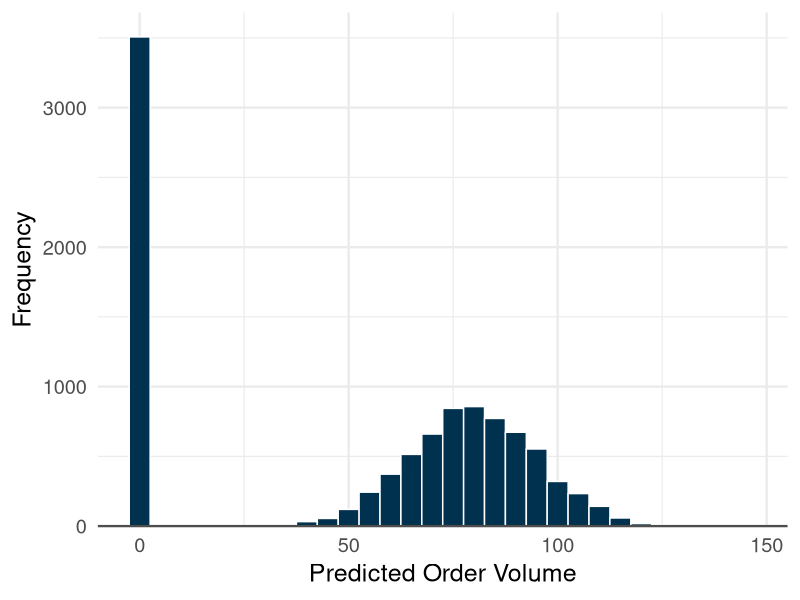
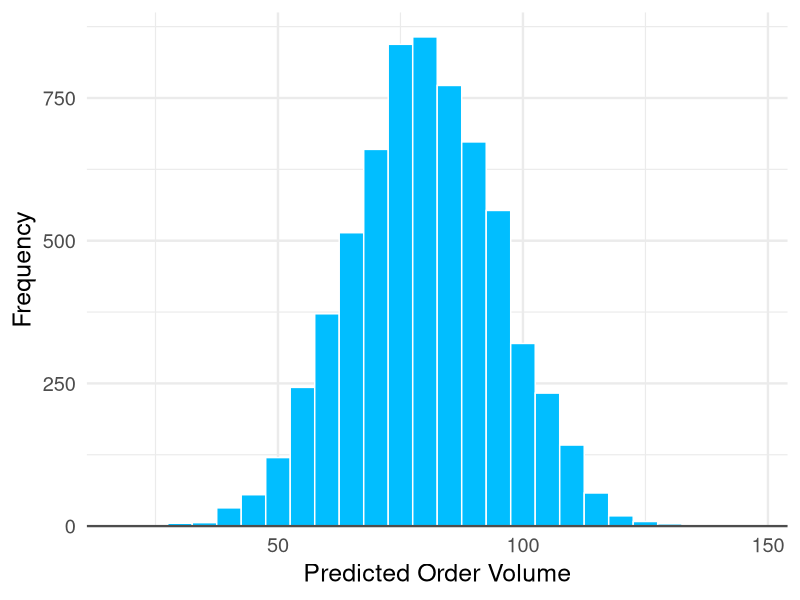
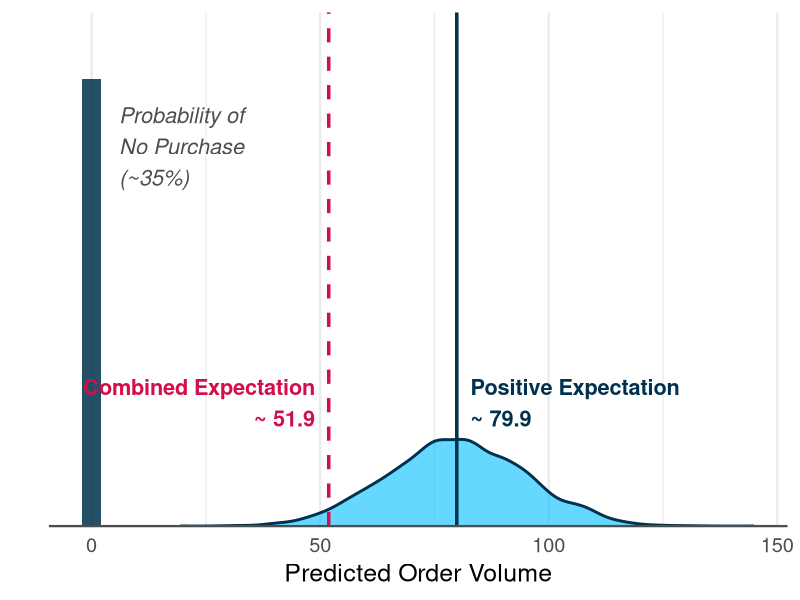
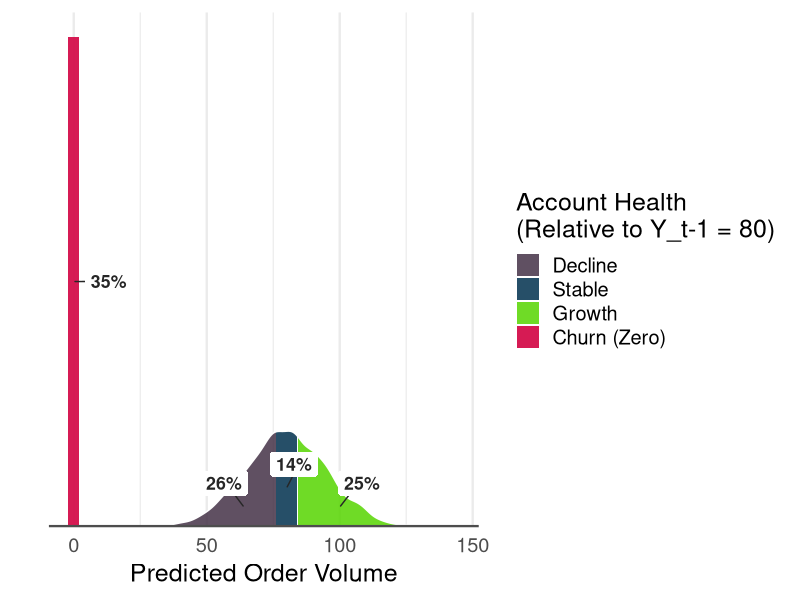
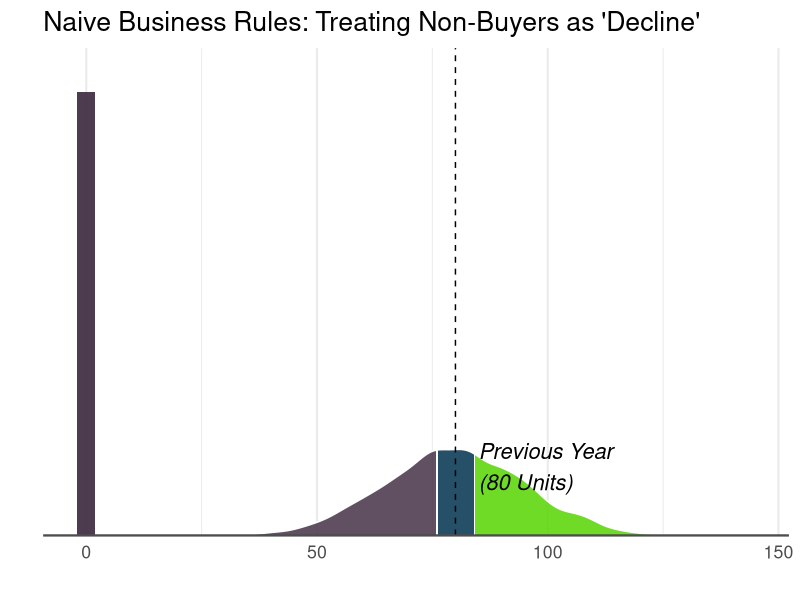
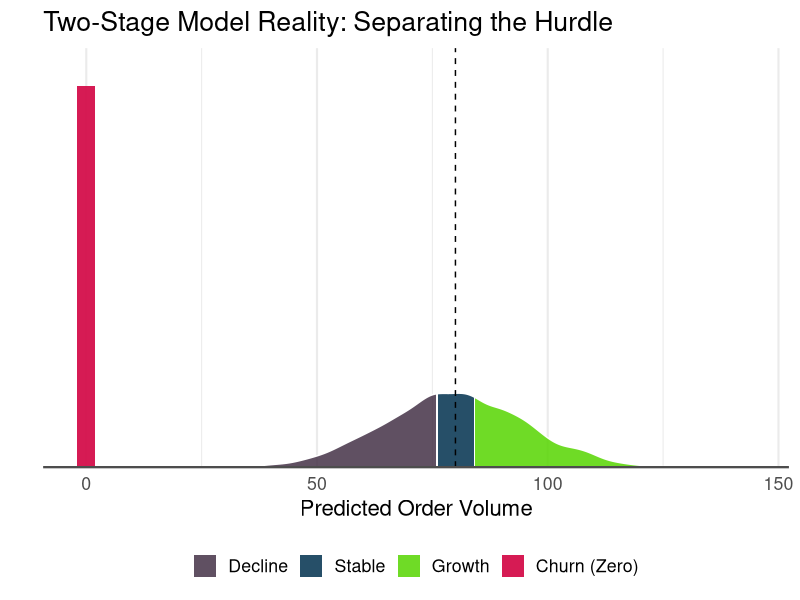
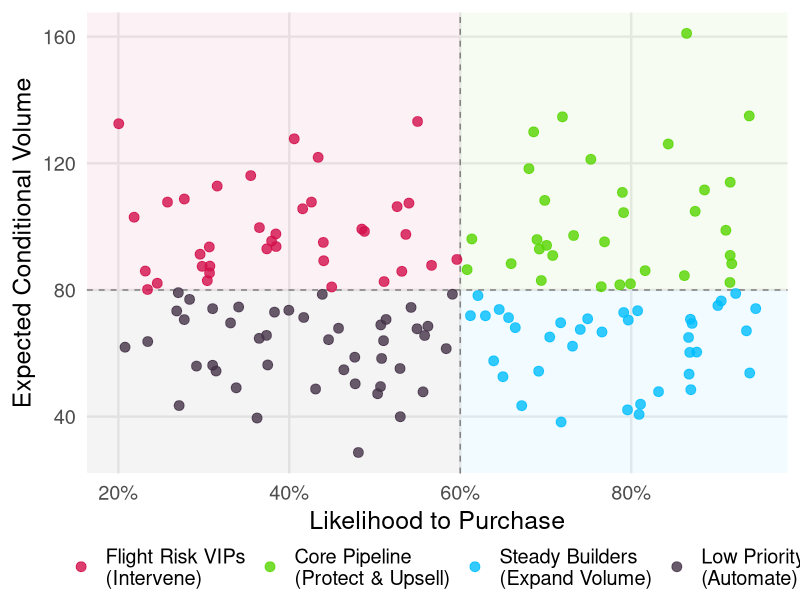
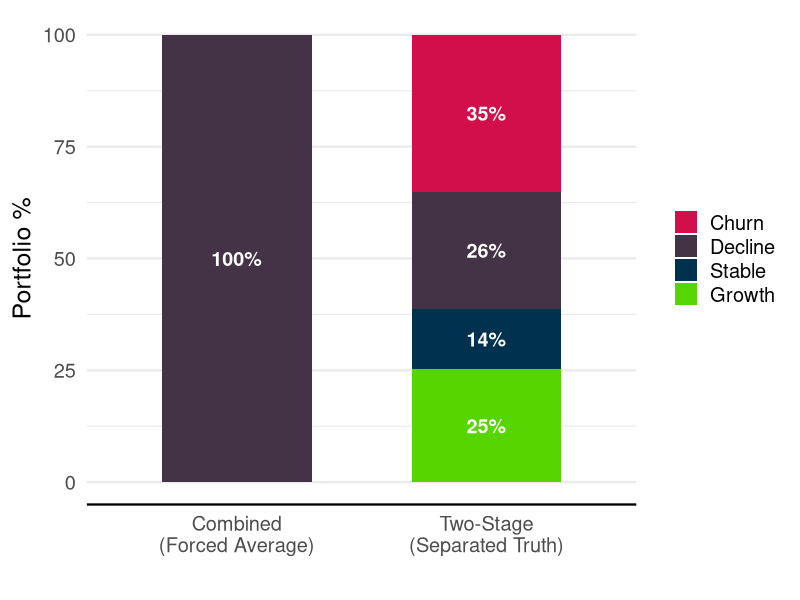

Here is the R script that generated these plots, in order:
## ---- chunk 1
#| label: setup
#| include: false

# Load necessary libraries
library(tidyverse)
library(scales)
library(ggrepel)

# Set global ggplot text sizes (in mm) to match the PowerPoint target font size
update_geom_defaults("text", list(size = 5.5))

# Define the custom color palette
my_colors <- c(
    "Churn (Zero)" = "#D30F4B", # Raspberry
    "Decline"      = "#443247", # Dark Purple
    "Stable"       = "#00314E", # Dark Ocean Blue
    "Growth"       = "#56D500", # Deep Chartreuse
    "Capri"        = "#01BEFF" # Capri (Baseline)
)

# ---------------------------------------------------------
# 1. Data Generation (Individual Customer Prediction Scenario)
# ---------------------------------------------------------
set.seed(42)
n_simulations <- 10000
prob_zero <- 0.35 # ~35% probability of No Purchase

# Generate two-stage (0 or 1)
bought_anything <- rbinom(n_simulations, 1, 1 - prob_zero)

# Generate positive outcomes (normal around 80)
positive_amounts <- rnorm(n_simulations, mean = 80, sd = 15)

# Combine into a single predictive dataset
df <- tibble(
    bought = bought_anything == 1,
    amount = ifelse(bought, positive_amounts, 0)
)

# ---------------------------------------------------------
# 2. Key Metrics & Density Calculations
# ---------------------------------------------------------
p_zero <- mean(df$amount == 0)
p_pos <- 1 - p_zero

exp_total <- mean(df$amount) # E[Y]
exp_positive <- mean(df$amount[df$amount > 0]) # E[Y|Y>0]

# Spike dimensions (Area = p_zero)
spike_width <- 4
spike_height <- p_zero / spike_width

# Positive density (Area = p_pos)
pos_data <- df |>
    filter(amount > 0) |>
    pull(amount)
dens <- density(pos_data, from = min(pos_data), to = max(pos_data))

# Base density dataframe
dens_df <- tibble(
    amount = dens$x,
    density = dens$y * p_pos
)

# Add classification categories directly to the density data
last_year_val <- 80
dens_df <- dens_df |>
    mutate(
        Category = case_when(
            amount < (last_year_val * 0.95) ~ "Decline",
            amount >= (last_year_val * 0.95) & amount <= (last_year_val * 1.05) ~ "Stable",
            amount > (last_year_val * 1.05) ~ "Growth"
        ),
        Category = factor(Category, levels = c("Decline", "Stable", "Growth"))
    )

# Calculate exact proportions for text labels
prop_churn <- p_zero
prop_decline <- mean(df$amount > 0 & df$amount < (last_year_val * 0.95))
prop_stable <- mean(df$amount >= (last_year_val * 0.95) & df$amount <= (last_year_val * 1.05))
prop_growth <- mean(df$amount > (last_year_val * 1.05))
max_dens <- max(dens_df$density)

## ---- chunk 2
#| fig-width: 5
#| fig-height: 3.5
df |>
    ggplot(aes(x = amount)) +
    geom_histogram(binwidth = 5, fill = my_colors["Stable"], color = "white") +
    scale_y_continuous(expand = expansion(mult = c(0, 0.05))) +
    theme_minimal(base_size = 18) +
    theme(axis.line.x = element_line(color = "gray30", linewidth = 0.8)) +
    labs(x = "Predicted Order Volume", y = "Frequency")

## ---- chunk 3
#| fig-width: 5
#| fig-height: 3.5
df |>
    filter(amount > 0) |>
    ggplot(aes(x = amount)) +
    geom_histogram(binwidth = 5, fill = my_colors["Capri"], color = "white") +
    scale_y_continuous(expand = expansion(mult = c(0, 0.05))) +
    theme_minimal(base_size = 18) +
    theme(axis.line.x = element_line(color = "gray30", linewidth = 0.8)) +
    labs(x = "Predicted Order Volume", y = "Frequency")

## ---- chunk 4
#| fig-width: 9
#| fig-height: 4
ggplot() +
    # The Zero Spike
    geom_col(aes(x = 0, y = spike_height), width = spike_width, fill = my_colors["Stable"], alpha = 0.85) +

    # The Positive Density Ribbon
    geom_ribbon(data = dens_df, aes(x = amount, ymin = 0, ymax = density), fill = my_colors["Capri"], alpha = 0.6) +
    geom_line(data = dens_df, aes(x = amount, y = density), color = my_colors["Stable"], linewidth = 1) +

    # Expectation Lines
    geom_vline(xintercept = exp_total, color = my_colors["Churn (Zero)"], linetype = "dashed", linewidth = 1.2) +
    geom_vline(xintercept = exp_positive, color = my_colors["Stable"], linewidth = 1.2) +

    # Annotations (Expectations)
    annotate("text",
        x = exp_total - 3, y = max_dens * 1.15,
        label = paste("Combined Expectation\n~", round(exp_total, 1)),
        color = my_colors["Churn (Zero)"], fontface = "bold", hjust = 1, vjust = 0
    ) +
    annotate("text",
        x = exp_positive + 3, y = max_dens * 1.15,
        label = paste("Positive Expectation\n~", round(exp_positive, 1)),
        color = my_colors["Stable"], fontface = "bold", hjust = 0, vjust = 0
    ) +

    # Annotation (Individual Probability of No Purchase)
    annotate("text",
        x = spike_width + 2, y = spike_height * 0.85,
        label = paste0("Probability of\nNo Purchase\n(~", round(p_zero * 100), "%)"),
        color = "gray30", fontface = "italic", hjust = 0
    ) +

    # Force flush to the bottom, leave 15% padding at the top for labels
    scale_y_continuous(expand = expansion(mult = c(0, 0.15))) +

    # Clean Styling & X-Axis Line
    theme_minimal(base_size = 18) +
    theme(
        axis.text.y = element_blank(),
        axis.ticks.y = element_blank(),
        panel.grid.major.y = element_blank(),
        panel.grid.minor.y = element_blank(),
        axis.line.x = element_line(color = "gray30", linewidth = 0.8)
    ) +
    labs(x = "Predicted Order Volume", y = "")

## ---- chunk 5
#| fig-width: 9
#| fig-height: 4

label_df <- tibble(
    x = c(0, last_year_val * 0.8, last_year_val, last_year_val * 1.25),
    y = c(spike_height * 0.5, max_dens * 0.2, max_dens * 0.4, max_dens * 0.2),
    label = c(percent(prop_churn, accuracy = 1), percent(prop_decline, accuracy = 1), percent(prop_stable, accuracy = 1), percent(prop_growth, accuracy = 1))
)

ggplot() +
    # The Zero Spike (CHURN)
    geom_col(aes(x = 0, y = spike_height, fill = "Churn (Zero)"), width = spike_width, alpha = 0.95) +

    # The Positive Density Ribbon (Colored by Growth/Stable/Decline)
    geom_ribbon(data = dens_df, aes(x = amount, ymin = 0, ymax = density, fill = Category), alpha = 0.85) +

    # A thin line to define the curve's upper edge
    geom_line(data = dens_df, aes(x = amount, y = density), color = "white", linewidth = 0.5) +

    # Text Overlays for Proportions using ggrepel
    geom_label_repel(
        data = label_df, aes(x = x, y = y, label = label),
        color = "gray15", fill = "white", fontface = "bold", size = 4.5,
        label.size = 0, label.padding = unit(0.3, "lines"),
        min.segment.length = 0, box.padding = 0.5
    ) +

    # Apply the custom color palette
    scale_fill_manual(
        name = "Account Health\n(Relative to Y_t-1 = 80)",
        values = my_colors
    ) +

    # Force the bottom of the plot to sit exactly at y = 0
    scale_y_continuous(expand = expansion(mult = c(0, 0.05))) +

    # Clean Styling & X-Axis Line
    theme_minimal(base_size = 18) +
    theme(
        axis.text.y = element_blank(), axis.ticks.y = element_blank(),
        panel.grid.major.y = element_blank(), panel.grid.minor.y = element_blank(),
        legend.position = "right",
        axis.line.x = element_line(color = "gray30", linewidth = 0.8)
    ) +
    labs(x = "Predicted Order Volume", y = "")

## ---- chunk 6
#| fig-width: 10
#| fig-height: 5

# Plot A: The Naive Business Rule (The Illusion)
# Here, the zero-spike is treated as just a very severe "Decline"
ggplot() +
    geom_col(aes(x = 0, y = spike_height, fill = "Decline"), width = spike_width, alpha = 0.95) +
    geom_ribbon(data = dens_df, aes(x = amount, ymin = 0, ymax = density, fill = Category), alpha = 0.85) +
    geom_line(data = dens_df, aes(x = amount, y = density), color = "white", linewidth = 0.5) +
    geom_vline(xintercept = last_year_val, color = "black", linetype = "dashed") +
    annotate("text",
        x = last_year_val + 5, y = max_dens * 0.8,
        label = "Previous Year\n(80 Units)", hjust = 0, fontface = "italic"
    ) +
    scale_fill_manual(values = my_colors) +
    scale_y_continuous(expand = expansion(mult = c(0, 0.1))) +
    theme_minimal(base_size = 16) +
    theme(
        axis.text.y = element_blank(), axis.ticks.y = element_blank(),
        panel.grid.major.y = element_blank(), panel.grid.minor.y = element_blank(),
        axis.line.x = element_line(color = "gray30", linewidth = 0.8),
        legend.position = "none" # Hide legend to keep focus on the colors
    ) +
    labs(
        title = "Naive Business Rules: Treating Non-Buyers as 'Decline'",
        x = "", y = ""
    )
## ---- chunk 7
#| fig-width: 10
#| fig-height: 5

# Plot B: The Two-Stage Reality (Isolating Churn)
# Here, the exact same zero-spike is isolated as "Churn"
ggplot() +
    geom_col(aes(x = 0, y = spike_height, fill = "Churn (Zero)"), width = spike_width, alpha = 0.95) +
    geom_ribbon(data = dens_df, aes(x = amount, ymin = 0, ymax = density, fill = Category), alpha = 0.85) +
    geom_line(data = dens_df, aes(x = amount, y = density), color = "white", linewidth = 0.5) +
    geom_vline(xintercept = last_year_val, color = "black", linetype = "dashed") +
    scale_fill_manual(values = my_colors) +
    scale_y_continuous(expand = expansion(mult = c(0, 0.1))) +
    theme_minimal(base_size = 16) +
    theme(
        axis.text.y = element_blank(), axis.ticks.y = element_blank(),
        panel.grid.major.y = element_blank(), panel.grid.minor.y = element_blank(),
        axis.line.x = element_line(color = "gray30", linewidth = 0.8),
        legend.position = "bottom",
        legend.title = element_blank()
    ) +
    labs(
        title = "Two-Stage Model Reality: Separating the Hurdle",
        x = "Predicted Order Volume", y = ""
    )
## ---- chunk 8
#| fig-width: 6.5
#| fig-height: 5

# Generate synthetic territory data (e.g., 150 accounts a rep manages)
set.seed(123)
territory_df <- tibble(
    account_id = 1:150,
    prob_buy = runif(150, 0.2, 0.95), # Probability of purchase (1 - P_zero)
    exp_vol = rnorm(150, mean = 80, sd = 25) # Conditional expected volume
) |>
    # Define the quadrants based on median or business-logic splits
    mutate(
        Action = case_when(
            prob_buy < 0.6 & exp_vol >= 80 ~ "Flight Risk VIPs\n(Intervene)",
            prob_buy >= 0.6 & exp_vol >= 80 ~ "Core Pipeline\n(Protect & Upsell)",
            prob_buy < 0.6 & exp_vol < 80 ~ "Low Priority\n(Automate)",
            prob_buy >= 0.6 & exp_vol < 80 ~ "Steady Builders\n(Expand Volume)"
        ),
        Action = factor(Action, levels = c("Flight Risk VIPs\n(Intervene)", "Core Pipeline\n(Protect & Upsell)", "Steady Builders\n(Expand Volume)", "Low Priority\n(Automate)"))
    )

# Define quadrant colors using your palette
quad_colors <- c(
    "Flight Risk VIPs\n(Intervene)" = my_colors[["Churn (Zero)"]], # Raspberry
    "Core Pipeline\n(Protect & Upsell)" = my_colors[["Growth"]], # Chartreuse
    "Steady Builders\n(Expand Volume)" = my_colors[["Capri"]], # Capri
    "Low Priority\n(Automate)" = my_colors[["Decline"]] # Dark Purple
)

territory_df |>
    ggplot(aes(x = prob_buy, y = exp_vol, color = Action)) +

    # Background quadrant shading (subtle)
    annotate("rect", xmin = -Inf, xmax = 0.6, ymin = 80, ymax = Inf, fill = my_colors[["Churn (Zero)"]], alpha = 0.05) +
    annotate("rect", xmin = 0.6, xmax = Inf, ymin = 80, ymax = Inf, fill = my_colors[["Growth"]], alpha = 0.05) +
    annotate("rect", xmin = -Inf, xmax = 0.6, ymin = -Inf, ymax = 80, fill = my_colors[["Decline"]], alpha = 0.05) +
    annotate("rect", xmin = 0.6, xmax = Inf, ymin = -Inf, ymax = 80, fill = my_colors[["Capri"]], alpha = 0.05) +

    # Quadrant divider lines
    geom_hline(yintercept = 80, linetype = "dashed", color = "gray50") +
    geom_vline(xintercept = 0.6, linetype = "dashed", color = "gray50") +

    # The scatter points
    geom_point(size = 3, alpha = 0.8) +

    # Apply colors
    scale_color_manual(values = quad_colors) +

    # Formatting
    scale_x_continuous(labels = percent) +
    theme_minimal(base_size = 18) +
    theme(
        legend.position = "bottom",
        legend.title = element_blank(),
        panel.grid.minor = element_blank(),
        legend.margin = margin(t = -10)
    ) +
    labs(
        x = "Likelihood to Purchase",
        y = "Expected Conditional Volume"
    )
## ---- chunk 9
#| fig-width: 6.5
#| fig-height: 4.5
class_df <- tibble(
    Model = c(rep("Combined\n(Forced Average)", 4), rep("Two-Stage\n(Separated Truth)", 4)),
    Category = rep(c("Churn", "Decline", "Stable", "Growth"), 2),
    Percentage = c(
        0, 100, 0, 0,
        p_zero * 100, prop_decline * 100, prop_stable * 100, prop_growth * 100
    )
) |>
    mutate(Category = factor(Category, levels = c("Churn", "Decline", "Stable", "Growth")))

ggplot(class_df, aes(x = Model, y = Percentage, fill = Category)) +
    geom_col(position = "stack", width = 0.6) +
    scale_fill_manual(values = c(
        "Churn" = my_colors[["Churn (Zero)"]],
        "Decline" = my_colors[["Decline"]],
        "Stable" = my_colors[["Stable"]],
        "Growth" = my_colors[["Growth"]]
    )) +
    geom_text(aes(label = ifelse(Percentage > 5, paste0(round(Percentage), "%"), "")),
        position = position_stack(vjust = 0.5), color = "white", fontface = "bold", size = 5
    ) +
    theme_minimal(base_size = 18) +
    labs(x = "", y = "Portfolio %") +
    theme(
        legend.position = "right",
        legend.title = element_blank(),
        axis.line.x = element_line(color = "black", linewidth = 0.8),
        panel.grid.major.x = element_blank()
    )
## ---- chunk 10
#| fig-width: 6.5
#| fig-height: 4.5
mae_df <- tibble(
    Metric = c("Combined Model\n(All Accounts)", "Two-Stage Model\n(Active Buyers Only)"),
    MAE = c(mean(abs(df$amount - exp_total)), mean(abs(df$amount[df$amount > 0] - exp_positive)))
) |>
    mutate(Metric = factor(Metric, levels = c("Combined Model\n(All Accounts)", "Two-Stage Model\n(Active Buyers Only)")))

ggplot(mae_df, aes(x = Metric, y = MAE, fill = Metric)) +
    geom_col(width = 0.6) +
    geom_text(aes(label = paste0(round(MAE, 1), " Units Off")), vjust = -0.6, fontface = "bold", size = 6, color = "gray20") +
    scale_fill_manual(values = c(
        "Combined Model\n(All Accounts)" = my_colors[["Decline"]],
        "Two-Stage Model\n(Active Buyers Only)" = my_colors[["Capri"]]
    )) +
    scale_y_continuous(expand = expansion(mult = c(0, 0.25))) +
    theme_minimal(base_size = 18) +
    labs(y = "Mean Absolute Error (Units)", x = "") +
    theme(
        legend.position = "none",
        axis.line.x = element_line(color = "black", linewidth = 0.8),
        panel.grid.major.x = element_blank()
    )
